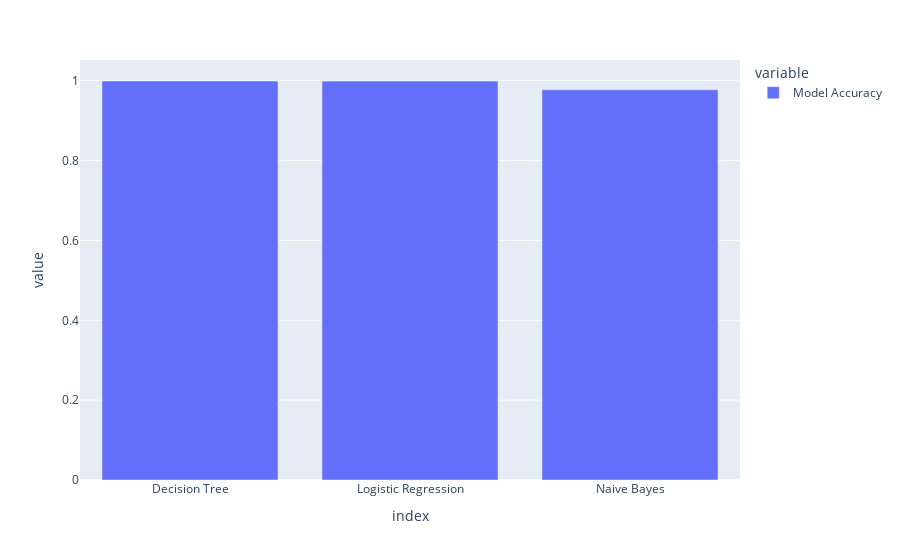

Notebook source saved alongside this figure:
### Code cell
import plotly.express as px
fig=px.bar(model_comparison_df['Model Accuracy'])
fig.show()

### Figure 1 — Plotly figure (JSON) as saved in the notebook; plotly's stock layout.template omitted (floating-point values rounded to 4 significant figures)
{"data": [{"alignmentgroup": "True", "hovertemplate": "variable=Model Accuracy<br>index=%{x}<br>value=%{y}<extra></extra>", "legendgroup": "Model Accuracy", "marker": {"color": "#636efa", "pattern": {"shape": ""}}, "name": "Model Accuracy", "offsetgroup": "Model Accuracy", "orientation": "v", "showlegend": true, "textposition": "auto", "type": "bar", "x": ["Decision Tree", "Logistic Regression", "Naive Bayes"], "xaxis": "x", "y": [0.9994, 0.9992, 0.9773], "yaxis": "y"}], "layout": {"barmode": "relative", "legend": {"title": {"text": "variable"}, "tracegroupgap": 0}, "margin": {"t": 60}, "xaxis": {"anchor": "y", "domain": [0, 1], "title": {"text": "index"}}, "yaxis": {"anchor": "x", "domain": [0, 1], "title": {"text": "value"}}}}
